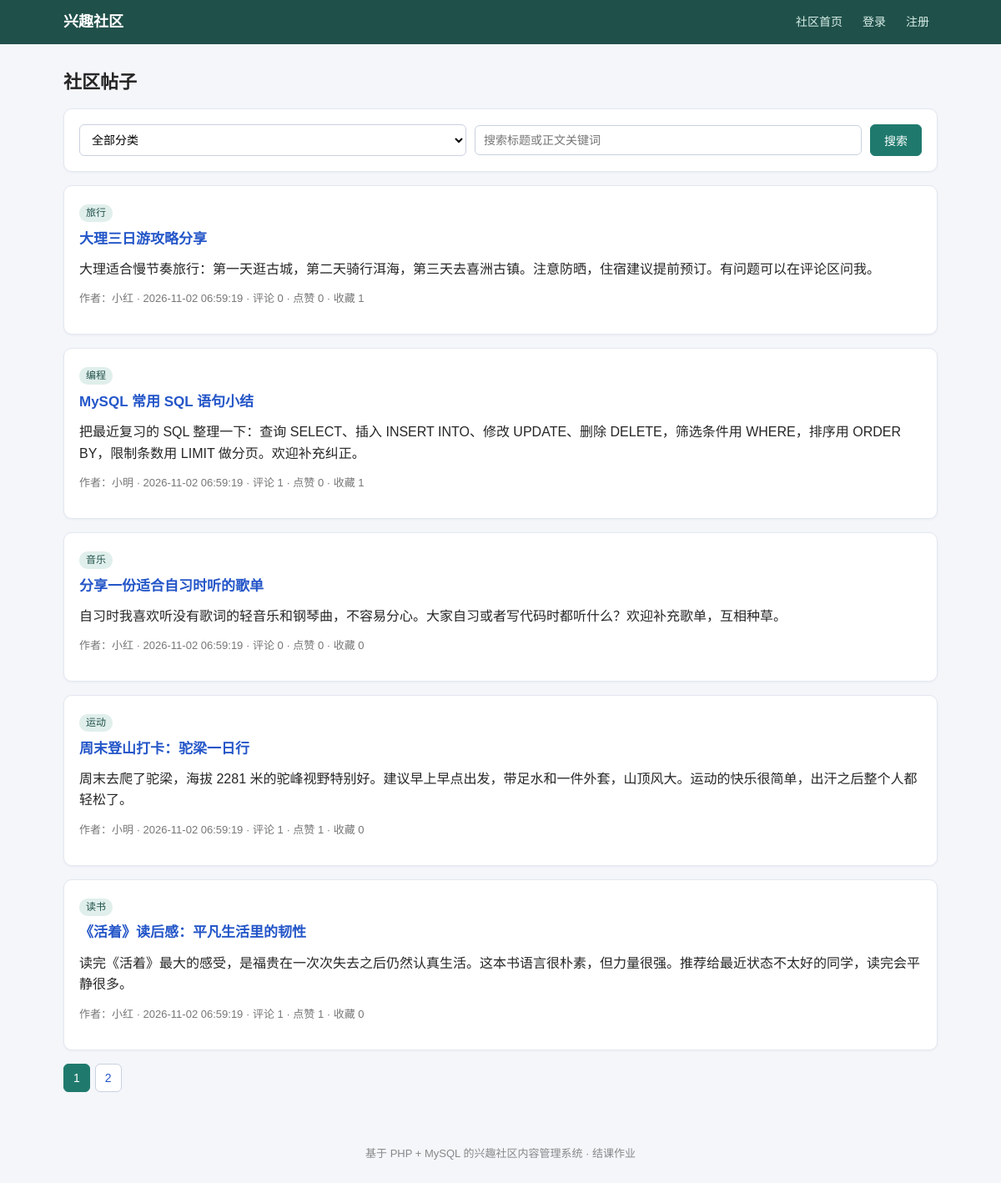
The page / on the database its author committed.
### tables this page shows
CREATE TABLE `post` (
    id          INT AUTO_INCREMENT PRIMARY KEY,
    uid         INT NOT NULL,
    title       VARCHAR(200) NOT NULL,
    content     TEXT NOT NULL,
    cate_id     INT NOT NULL,
    create_time DATETIME NOT NULL DEFAULT CURRENT_TIMESTAMP,
    update_time DATETIME NOT NULL DEFAULT CURRENT_TIMESTAMP ON UPDATE CURRENT_TIMESTAMP,
    status      TINYINT NOT NULL DEFAULT 1 COMMENT '0 草稿 1 已发布',
    FOREIGN KEY (uid) REFERENCES `user`(id) ON DELETE CASCADE,
    FOREIGN KEY (cate_id) REFERENCES `category`(id) ON DELETE RESTRICT
);

CREATE TABLE `category` (
    id        INT AUTO_INCREMENT PRIMARY KEY,
    cate_name VARCHAR(100) NOT NULL,
    intro     VARCHAR(255) NOT NULL DEFAULT ''
);

CREATE TABLE `user` (
    id          INT AUTO_INCREMENT PRIMARY KEY,
    username    VARCHAR(50)  NOT NULL UNIQUE,
    password    VARCHAR(255) NOT NULL COMMENT 'password_hash 加密后的密码',
    nickname    VARCHAR(50)  NOT NULL DEFAULT '',
    role        VARCHAR(20)  NOT NULL DEFAULT 'user' COMMENT 'user 普通用户 / admin 管理员',
    status      TINYINT      NOT NULL DEFAULT 1 COMMENT '1 正常 0 封禁',
    create_time DATETIME     NOT NULL DEFAULT CURRENT_TIMESTAMP
);

### index.php (the view, shortened to what this page needs)
<?php
require 'config.php';
$cateId = isset($_GET['cate_id']) ? (int)$_GET['cate_id'] : 0;
$keyword = trim($_GET['keyword'] ?? '');
$where = ['p.status = 1'];
$params = [];
$whereSql = implode(' AND ', $where);
$stmt = $pdo->prepare("SELECT COUNT(*) FROM `post` p WHERE $whereSql");
$stmt->execute($params);
$total = (int)$stmt->fetchColumn();
$perPage = 5;
list($page, $totalPages, $offset) = paginate($total, $perPage);
$stmt = $pdo->prepare(
    "SELECT p.*, c.cate_name, u.nickname, u.username,
            (SELECT COUNT(*) FROM `comment` WHERE post_id = p.id) AS comment_count,
            (SELECT COUNT(*) FROM `like_table` WHERE post_id = p.id) AS like_count,
            (SELECT COUNT(*) FROM `collect` WHERE post_id = p.id) AS collect_count
     FROM `post` p
     JOIN `category` c ON c.id = p.cate_id
     JOIN `user` u ON u.id = p.uid
     WHERE $whereSql
     ORDER BY p.create_time DESC, p.id DESC
     LIMIT $perPage OFFSET $offset"
);
$stmt->execute($params);
$posts = $stmt->fetchAll();
$baseUrl = 'index.php?cate_id=' . $cateId . '&keyword=' . urlencode($keyword);
page_head('社区首页');
?>
<h1>社区帖子</h1>
<div class="card">
  <form class="filter-form" method="get">
    <select name="cate_id">
      <option value="0">全部分类</option>
    </select>
    <input type="text" name="keyword" placeholder="搜索标题或正文关键词" value="<?= e($keyword) ?>">
    <button class="btn btn-primary" type="submit">搜索</button>
  </form>
</div>
<?php foreach ($posts as $p): ?>
  <div class="card">
    <span class="badge"><?= e($p['cate_name']) ?></span>
    <h2><a href="post.php?id=<?= (int)$p['id'] ?>"><?= e($p['title']) ?></a></h2>
    <p class="post-content"><?= e(mb_strimwidth($p['content'], 0, 160, '…')) ?></p>
    <p class="post-meta">作者：<?= e($p['nickname'] ?: $p['username']) ?> · <?= e($p['create_time']) ?>
      · 评论 <?= (int)$p['comment_count'] ?> · 点赞 <?= (int)$p['like_count'] ?> · 收藏 <?= (int)$p['collect_count'] ?></p>
  </div>
<?php endforeach; ?>
<?php render_pagination($page, $totalPages, $baseUrl); ?>
<?php page_foot(); ?>

### config.php (shortened to what this page needs)
<?php
function e($value)
{
    return htmlspecialchars((string)$value, ENT_QUOTES, 'UTF-8');
}
function is_login()
{
    return !empty($_SESSION['user_id']);
}
function paginate($total, $perPage, $pageParam = 'page')
{
    $totalPages = max(1, (int)ceil($total / $perPage));
    $page = isset($_GET[$pageParam]) ? (int)$_GET[$pageParam] : 1;
    return [$page, $totalPages, ($page - 1) * $perPage];
}
function render_pagination($page, $totalPages, $baseUrl, $pageParam = 'page')
{
    $sep = (strpos($baseUrl, '?') === false) ? '?' : '&';
    echo '<div class="pagination">';
    for ($i = 1; $i <= $totalPages; $i++) {
        $url = $baseUrl . $sep . $pageParam . '=' . $i;
        if ($i === $page) {
            echo '<span class="page-current">' . $i . '</span>';
        } else {
            echo '<a href="' . e($url) . '">' . $i . '</a>';
        }
    }
    echo '</div>';
}
function page_head($title)
{
    echo '<!DOCTYPE html><html lang="zh-CN"><head><meta charset="UTF-8">';
    echo '<link rel="stylesheet" href="assets/style.css"></head><body>';
    echo '<header class="topbar"><div class="container nav-wrap">';
    echo '<a class="logo" href="index.php">兴趣社区</a>';
    echo '<nav class="nav">';
    echo '<a href="index.php">社区首页</a>';
    if (is_login()) {
        echo '<a href="post_edit.php">发布帖子</a>';
        echo '<a href="my_posts.php">我的帖子</a>';
        echo '<a href="my_collects.php">我的收藏</a>';
        if (is_admin()) {
            echo '<a href="admin_posts.php">帖子管理</a>';
            echo '<a href="admin_comments.php">评论管理</a>';
            echo '<a href="admin_users.php">用户管理</a>';
            echo '<a href="admin_categories.php">分类管理</a>';
        }
        echo '<span class="nav-user">' . e($_SESSION['nickname'] ?: $_SESSION['username'])
            . '（' . (is_admin() ? '管理员' : '普通用户') . '）</span>';
        echo '<a href="logout.php">退出</a>';
    } else {
        echo '<a href="login.php">登录</a><a href="register.php">注册</a>';
    }
    echo '</nav></div></header><main class="container">';
}
function page_foot()
{
    echo '</main><footer class="footer">基于 PHP + MySQL 的兴趣社区内容管理系统 · 结课作业</footer>';
    echo '<script src="assets/app.js"></script></body></html>';
}

### assets/style.css (style rules this page uses)
* { box-sizing: border-box; }
body { margin:0; font-family:"Microsoft YaHei","PingFang SC",Arial,sans-serif; background:#f4f6fa; color:#262626; line-height:1.6; }
a { color:#2456c8; text-decoration:none; }
.container { max-width:1080px; margin:0 auto; padding:0 16px; }
main.container { padding-top:20px; padding-bottom:32px; }
h1 { font-size:22px; margin:8px 0 14px; }
h2 { font-size:17px; margin:6px 0 10px; }
.topbar { background:#20504a; color:#fff; }
.nav-wrap { display:flex; align-items:center; justify-content:space-between; flex-wrap:wrap; }
.logo { color:#fff; font-size:18px; font-weight:bold; padding:12px 0; }
.nav { display:flex; align-items:center; flex-wrap:wrap; gap:4px; }
.nav a { color:#d9efe9; padding:8px 10px; border-radius:6px; font-size:14px; }
.card { background:#fff; border:1px solid #e3e7ef; border-radius:10px; padding:18px; margin-bottom:16px; box-shadow:0 1px 3px rgba(20,40,80,.05); }
input[type="text"], input[type="password"], select, textarea { width:100%; padding:9px 10px; border:1px solid #c9d1e0; border-radius:6px; font-size:14px; font-family:inherit; background:#fff; }
.filter-form, .inline-form { display:flex; gap:10px; flex-wrap:wrap; align-items:center; }
.filter-form select, .filter-form input[type="text"] { width:auto; flex:1 1 160px; }
.btn { display:inline-block; padding:8px 16px; border:1px solid #c9d1e0; border-radius:6px; background:#fff; color:#262626; font-size:14px; cursor:pointer; font-family:inherit; }
.btn-primary { background:#1f7a6d; border-color:#1f7a6d; color:#fff; }
.badge { display:inline-block; padding:1px 8px; border-radius:10px; background:#e0efeb; color:#20504a; font-size:12px; margin-right:6px; }
.post-meta, .muted { color:#777; font-size:13px; }
.post-content { white-space:pre-wrap; margin:10px 0; }
.pagination { margin:14px 0; display:flex; gap:6px; flex-wrap:wrap; }
.pagination a, .page-current { padding:5px 11px; border:1px solid #c9d1e0; border-radius:6px; background:#fff; font-size:14px; }
.page-current { background:#1f7a6d; color:#fff; border-color:#1f7a6d; }
.footer { text-align:center; color:#888; font-size:13px; padding:18px 0 26px; }

### rows shown on the page
post: cate.cate_name "旅行", title "大理三日游攻略分享", content "大理适合慢节奏旅行：第一天逛古城，第二天骑行洱海，第三天去喜洲古镇。注意防晒，住宿建议提前预订。有问题可以在评论区问我。", uid.nickname "小红", create_time "2026-11-02 06:59:19", comment_count "0", like_count "0", collect_count "1"
post: cate.cate_name "编程", title "MySQL 常用 SQL 语句小结", content "把最近复习的 SQL 整理一下：查询 SELECT、插入 INSERT INTO、修改 UPDATE、删除 DELETE，筛选条件用 WHERE，排序用 ORDER BY，限制条数用 LIMIT 做分页。欢迎补充纠正。", uid.nickname "小明", create_time "2026-11-02 06:59:19", comment_count "1", like_count "0", collect_count "1"
post: cate.cate_name "音乐", title "分享一份适合自习时听的歌单", content "自习时我喜欢听没有歌词的轻音乐和钢琴曲，不容易分心。大家自习或者写代码时都听什么？欢迎补充歌单，互相种草。", uid.nickname "小红", create_time "2026-11-02 06:59:19", comment_count "0", like_count "0", collect_count "0"
post: cate.cate_name "运动", title "周末登山打卡：驼梁一日行", content "周末去爬了驼梁，海拔 2281 米的驼峰视野特别好。建议早上早点出发，带足水和一件外套，山顶风大。运动的快乐很简单，出汗之后整个人都轻松了。", uid.nickname "小明", create_time "2026-11-02 06:59:19", comment_count "1", like_count "1", collect_count "0"
post: cate.cate_name "读书", title "《活着》读后感：平凡生活里的韧性", content "读完《活着》最大的感受，是福贵在一次次失去之后仍然认真生活。这本书语言很朴素，但力量很强。推荐给最近状态不太好的同学，读完会平静很多。", uid.nickname "小红", create_time "2026-11-02 06:59:19", comment_count "1", like_count "1", collect_count "0"
